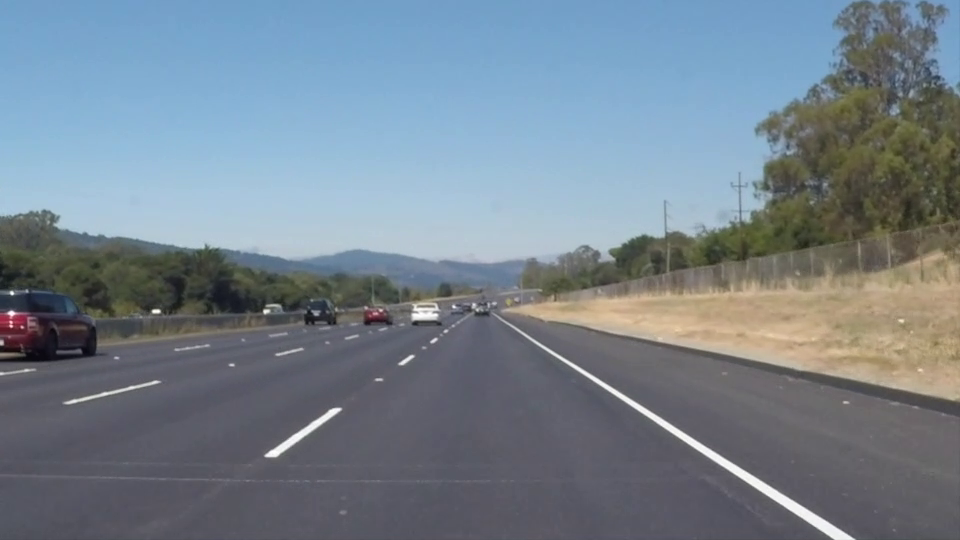
#> input picture frame 22 of Testing_data/solidWhiteRight.mp4, 960 x 540 px, given in place of solidYellowLeft.mp4, which was not available
$ python Advance_Project.py
#> lines starting #> are read from the running program, lines starting #| are printed output that depends on the picture; after the words box and inside, x2 and y2 are one past the last pixel; in counts of white or black regions, pixels touching at a corner belong together; pictures that were not available may be replaced by others from this repository, and a replacement may not be noted
# Importing Statements
# importing Open CV Library
import cv2
# importing Numpy Library
import numpy as np
# importing stats from Scipy Library for implementing Linear Regression
from scipy import stats
# <-------------------------------------------------------------------------------------------------->
# importing Video File Stored in Testing_data folder with OPENCV
lane_video = cv2.VideoCapture('./Testing_data/solidYellowLeft.mp4')
if not lane_video.isOpened():
    # Error Handling In case of Corrupted Video
    print("Error In Opening Vide Source File")
while lane_video.isOpened():
    # Splitting Frames Of The Video
    ret, image_of_car = lane_video.read()
#> image_of_car is the input picture: shape (540, 960, 3); mean B, G, R 141.9, 130.7, 117.7
    if ret:
# def hello():
        # image_of_car: None = cv2.imread('./Testing_data/solidYellowLeft.jpg')
        # Making Copy Of original frame of video to be user later onn
        original_image = np.copy(image_of_car)
        # converting the RGB image to Grayscale with OPENCV function
        image_of_car = cv2.cvtColor(image_of_car, cv2.COLOR_RGB2GRAY)
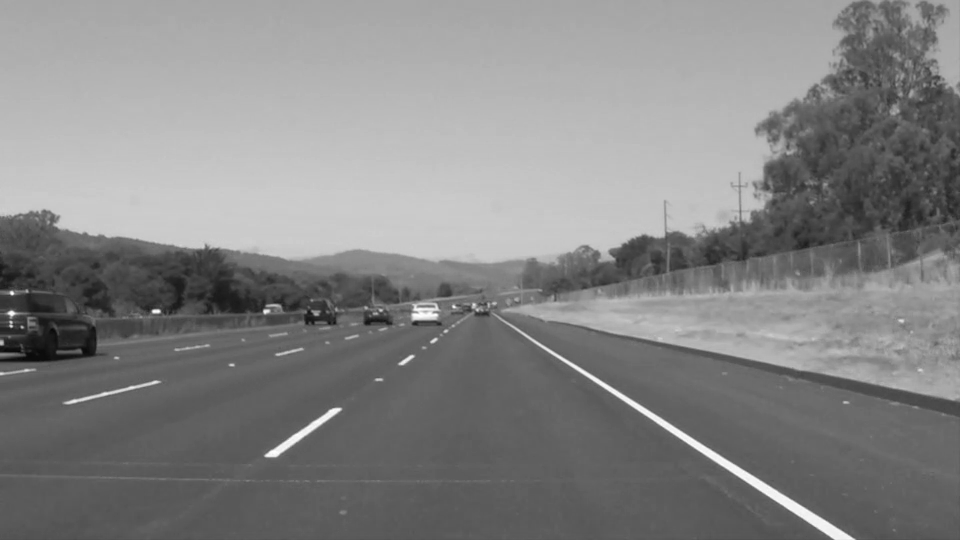
#> image_of_car: shape (540, 960); min 6, max 255, mean 132.6
        # image_of_car = other_image_of_car[1::]
        # Define a kernel size and apply Gaussian smoothing
        kernel_size = 5
        image_of_car = cv2.GaussianBlur(image_of_car, (kernel_size, kernel_size), 0)
        # Define our parameters for Canny and apply
        low_threshold = 66.67
        high_threshold = 200
        image_of_car = cv2.Canny(image_of_car, low_threshold, high_threshold)
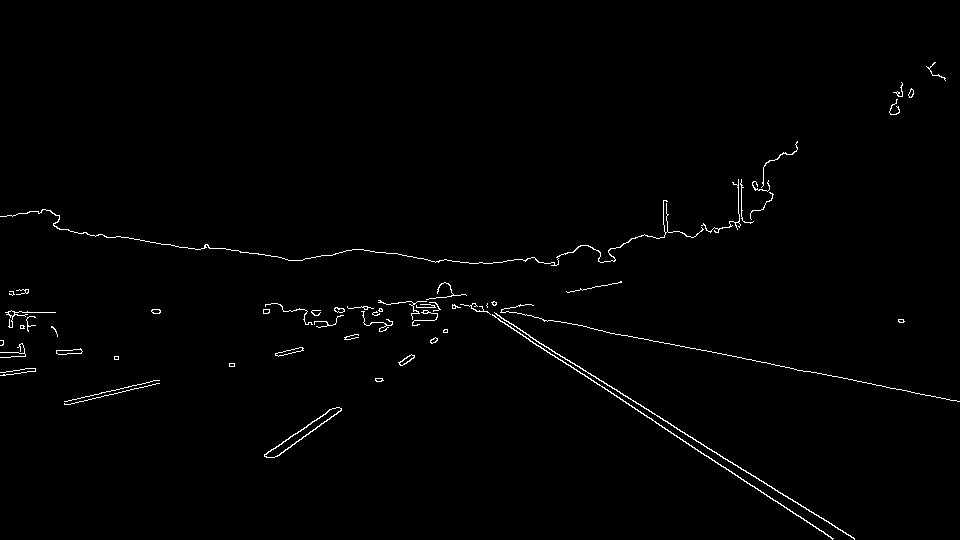
#> image_of_car: shape (540, 960); 0.98% white in thin lines or dots, all inside (x1, y1, x2, y2) = (0, 62, 960, 540)
        # APPLYING MASKING IN LOWER TRIANGLE
        image_of_mask = np.copy(image_of_car)
        image_of_mask[:, :] = 0
#> image_of_mask: shape (540, 960); 0.98% of pixels changed, all inside (x1, y1, x2, y2) = (0, 62, 960, 540)
        a = 960
        b = 540
        pt1 = (0, 540)
        pt2 = (960, 540)
        pt3 = (480, 300)
        triangle_cnt = np.array([pt1, pt2, pt3])
        cv2.drawContours(image_of_mask, [triangle_cnt], 0, (255, 255, 255), -1)
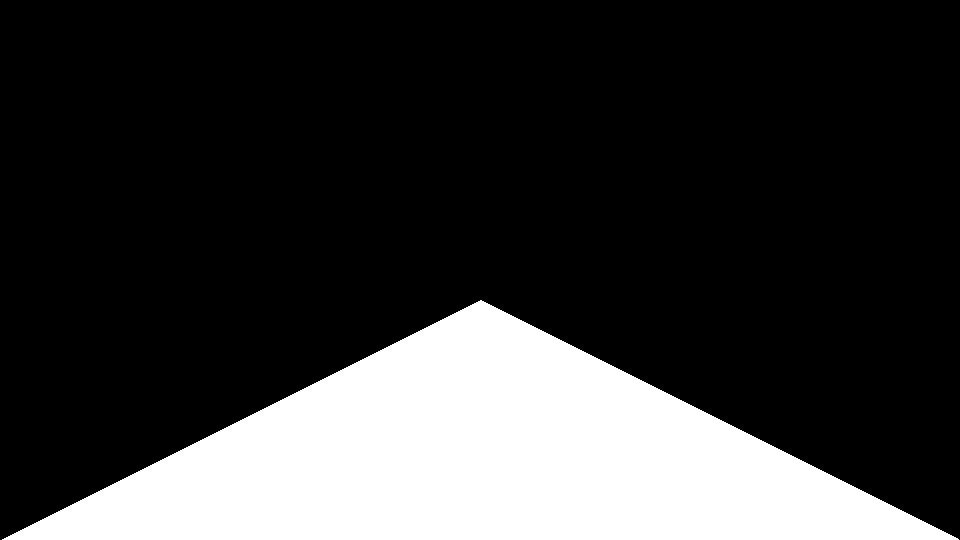
#> image_of_mask: shape (540, 960); 22.2% white; 1 white region, box (x1, y1, x2, y2) and area: (2, 300, 959, 540) 115199
        image_of_car = cv2.bitwise_and(image_of_mask, image_of_car)
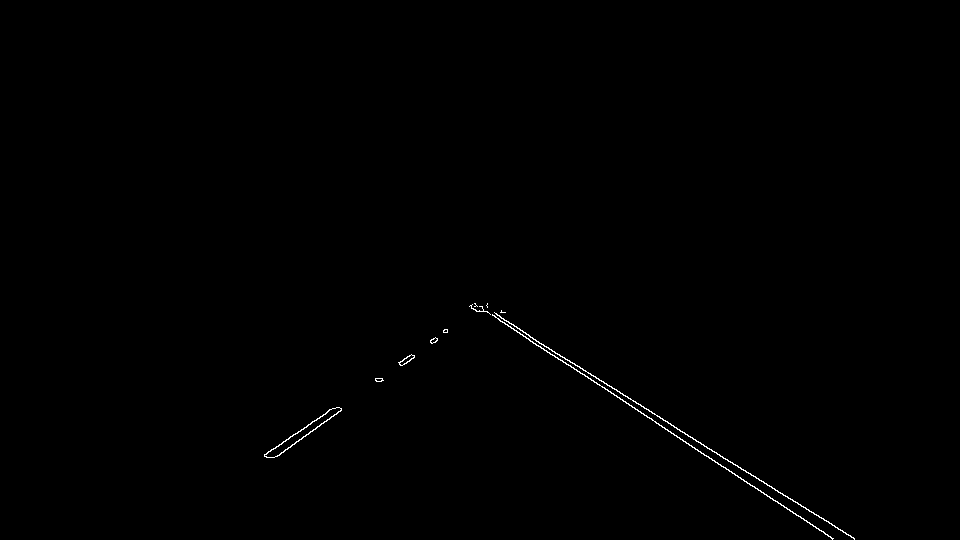
#> image_of_car: shape (540, 960); 0.3% white in thin lines or dots, all inside (x1, y1, x2, y2) = (264, 303, 855, 540)
        # Define the Hough transform parameters
        rho = 1
        theta = np.pi / 180
        threshold = 1
        min_line_length = 10
        max_line_gap = 1
        # Make a blank the same size as our image to draw on
        lane_line_image = np.copy(image_of_car) * 0
        # Finding The Straight lines Using Hough Transform taking min_line_length as 10 and max_line_gap as 1
        lines = cv2.HoughLinesP(image_of_car, rho, theta, threshold, np.array([]), min_line_length, max_line_gap)
#> lines = 32 rows, first 6: [644, 415, 658, 423], [633, 400, 714, 452], [793, 513, 833, 538], [635, 409, 652, 419], [489, 313, 519, 332], [607, 389, 620, 399]
        # Converting Image To BGR from GRAY do apply Create Our Final Image
        lane_line_image = cv2.cvtColor(lane_line_image, cv2.COLOR_GRAY2RGB)
#> lane_line_image: shape (540, 960, 3); every value is 0
        image_of_car1 = cv2.cvtColor(image_of_car, cv2.COLOR_GRAY2RGB)
        # Declaring Variable To Store Coordinates for applying Linear Regression
        xl, yl, xr, yr = [], [], [], []
        # Iterate over the output "lines" and draw lines on the blank
        for line in lines:
            # Dividing The image into two parts for both left and right lane
            for x1, y1, x2, y2 in line:
                if x1 >= a/2:
                    xr.append(x1)
                    yr.append(y1)
                else:
                    xl.append(x1)
                    yl.append(y1)
                if x2 >= a/2:
                    xr.append(x2)
                    yr.append(y2)
                else:
                    xl.append(x2)
                    yl.append(y2)
#> this loop made 32 passes
#> line on passes 1 to 12: [[644, 415, 658, 423]], [[633, 400, 714, 452]], [[793, 513, 833, 538]], [[635, 409, 652, 419]], [[489, 313, 519, 332]], [[607, 389, 620, 399]], [[803, 507, 828, 521]], [[682, 439, 709, 458]], [[746, 471, 785, 496]], [[744, 481, 762, 492]], [[273, 449, 297, 432]], [[536, 340, 567, 360]]
#> after the loop, xl = [273, 297, 315, 338, 294, 317, 399, 411, 301, 320, 279, 295]; xr = 52 values, max 853 at index 43, min 489 at index 8, mean 677.5; yl = [449, 432, 429, 411, 444, 426, 363, 354, 430, 417, 455, 442]; yr = 52 values, max 538 at index 5, min 313 at index 8, mean 432.2

        # Applying Linear Regression And Finding Initial and Final Coordinates Of both lane markings
        res1 = stats.linregress(xl, yl)
#> res1 = (-0.724, 652.5, -0.991, 3.49e-10, 0.0301)
        res2 = stats.linregress(xr, yr)
#> res2 = (0.627, 7.28, 0.998, 1.53e-61, 0.00564)
        # # FOR LANE NO 1
        li = 310*np.sin(np.arctan(res1.slope))
#> li = -181.8
        q = 310*np.cos(np.arctan(res1.slope))
#> q = 251.1
        x_start1 = (540 - res1.intercept) / res1.slope
#> x_start1 = 155.5
        y_start1 = 540
        x_end1 = x_start1 + q
#> x_end1 = 406.6
        y_end1 = y_start1 + li
#> y_end1 = 358.2
        # # FOR LANE NO 2
        li = 310*np.sin(np.arctan(res2.slope))
#> li = 164.7
        q = 310*np.cos(np.arctan(res2.slope))
#> q = 262.6
        x_start = (540 - res2.intercept) / res2.slope
#> x_start = 849.4
        y_start = 540
        x_end = x_start - q
#> x_end = 586.8
        y_end = y_start - li
#> y_end = 375.3
        # src = np.float32(
        #     [
        #         [y_start1, x_start1],
        #         [y_end1, x_end1],
        #         [y_start, x_start],
        #         [y_end, x_end]
        #     ]
        # )
        # dist = np.float32(
        #     [
        #         [y_start1, x_start1],
        #         [y_start1 - 310, x_start1],
        #         [y_start1, x_start1 + 400],
        #         [y_start1 - 310, x_start1 + 400]
        #     ]
        # )
        src = np.float32(
            [
                [x_start1, y_start1],
                [x_end1, y_end1],
                [x_start, y_start],
                [x_end, y_end]
            ]
        )
#> src = [[155.5, 540], [406.6, 358.2], [849.4, 540], [586.8, 375.3]]
        dist = np.float32(
            [
                [x_start1, y_start1],
                [x_start1, y_start1 - 310],
                [x_start1 + 400, y_start1],
                [x_start1 + 400, y_start1 - 310]
            ]
        )
#> dist = [[155.5, 540], [155.5, 230], [555.5, 540], [555.5, 230]]
        img_size = {original_image.shape[1], original_image.shape[0]}
        M = cv2.getPerspectiveTransform(src, dist)
#> M = [[-0.356, -1.23, 548.1], [0.276, -2.61, 765.4], [0.000511, -0.00405, 1]]
        warped = cv2.warpPerspective(original_image, M, tuple(img_size), flags=cv2.INTER_LINEAR)
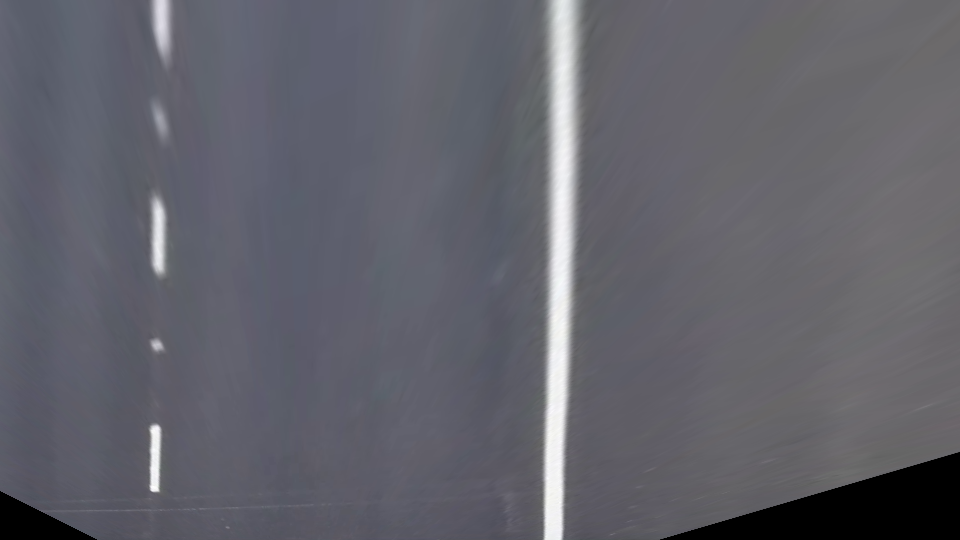
#> warped: shape (540, 960, 3); mean B, G, R 106.9, 98.3, 98.1
        cv2.imshow('frame', warped)
        cv2.waitKey(0)

    else:
        break

$ run again, starting later in the video
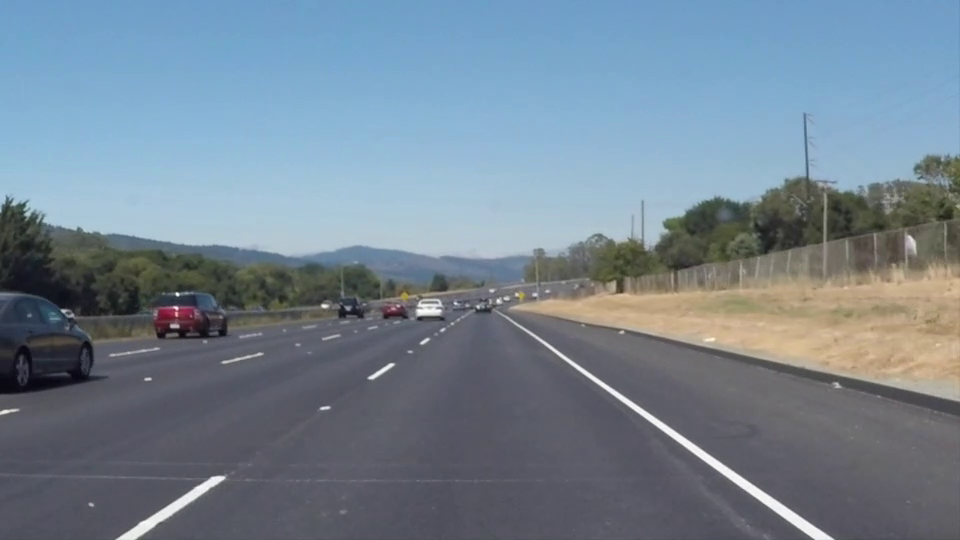
#> input picture frame 99 of Testing_data/solidWhiteRight.mp4, 960 x 540 px, given in place of solidYellowLeft.mp4, which was not available
#> image_of_car is the input picture: shape (540, 960, 3); mean B, G, R 146, 132.3, 116.7
#> `image_of_car = cv2.bitwise_and(image_of_mask, image_of_car)`:
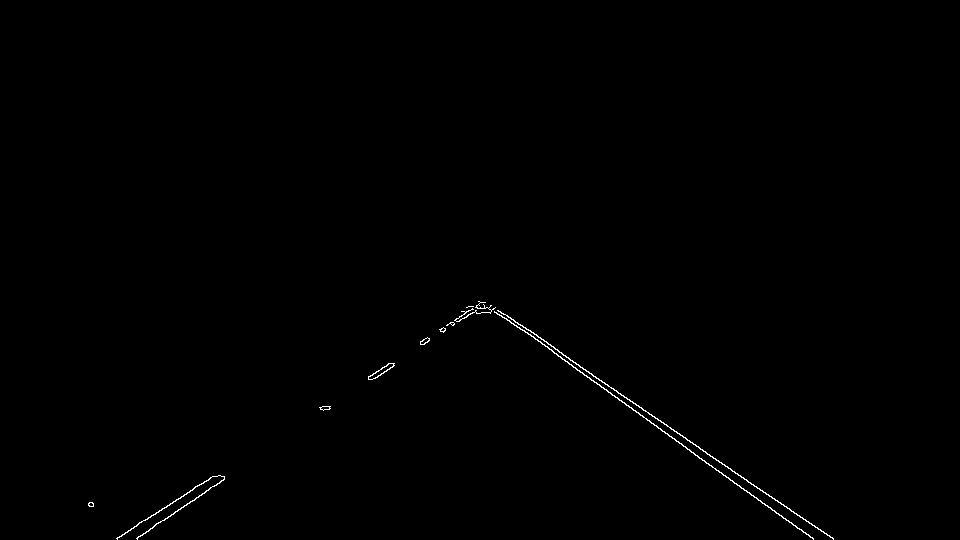
#> image_of_car: shape (540, 960); 0.34% white in thin lines or dots, all inside (x1, y1, x2, y2) = (88, 301, 834, 540)
#> lines = 36 rows, first 6: [504, 317, 528, 334], [703, 451, 715, 458], [528, 329, 562, 353], [821, 531, 833, 538], [715, 469, 740, 486], [458, 321, 472, 312]
#> lane_line_image: shape (540, 960, 3); every value is 0
#> the loop `for line in lines:` made 36 passes
#> after the loop `for line in lines:`: xl = [458, 472, 162, 194, 184, 224, 127, 143, 158, 179, 210, 220, 372, 383, 455, 472, 383, 394]; xr = 54 values, max 833 at index 7, min 502 at index 48, mean 669; yl = [321, 312, 509, 488, 506, 478, 532, 520, 523, 509, 477, 475, 375, 367, 320, 308, 373, 365]; yr = 54 values, max 538 at index 7, min 316 at index 48, mean 431
#> res1 = (-0.653, 619.2, -0.999, 5.58e-22, 0.00849)
#> res2 = (0.7, -37.05, 0.998, 1.79e-63, 0.0063)
#> `li = 310*np.sin(np.arctan(res1.slope))`: li = -169.4
#> `q = 310*np.cos(np.arctan(res1.slope))`: q = 259.6
#> x_start1 = 121.3
#> x_end1 = 380.9
#> y_end1 = 370.6
#> `li = 310*np.sin(np.arctan(res2.slope))`: li = 177.7
#> `q = 310*np.cos(np.arctan(res2.slope))`: q = 254
#> x_start = 824.8
#> x_end = 570.8
#> y_end = 362.3
#> src = [[121.3, 540], [380.9, 370.6], [824.8, 540], [570.8, 362.3]]
#> dist = [[121.3, 540], [121.3, 230], [521.3, 540], [521.3, 230]]
#> M = [[-0.464, -1.04, 541], [-0.0969, -1.97, 724.6], [-0.000179, -0.00302, 1]]
#> `warped = cv2.warpPerspective(original_image, M, tuple(img_size), flags..`:
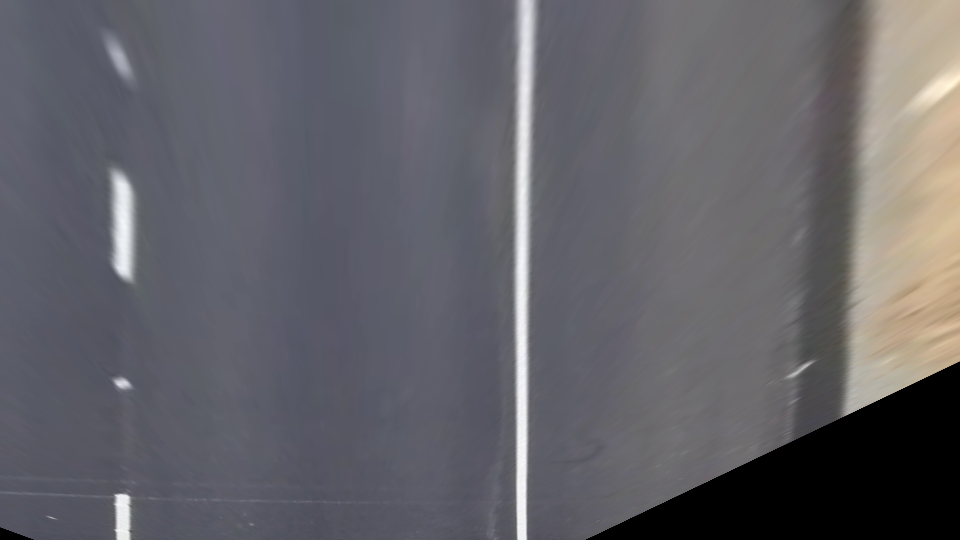
#> warped: shape (540, 960, 3); mean B, G, R 104.3, 98.3, 99.3

$ run again, starting later in the video
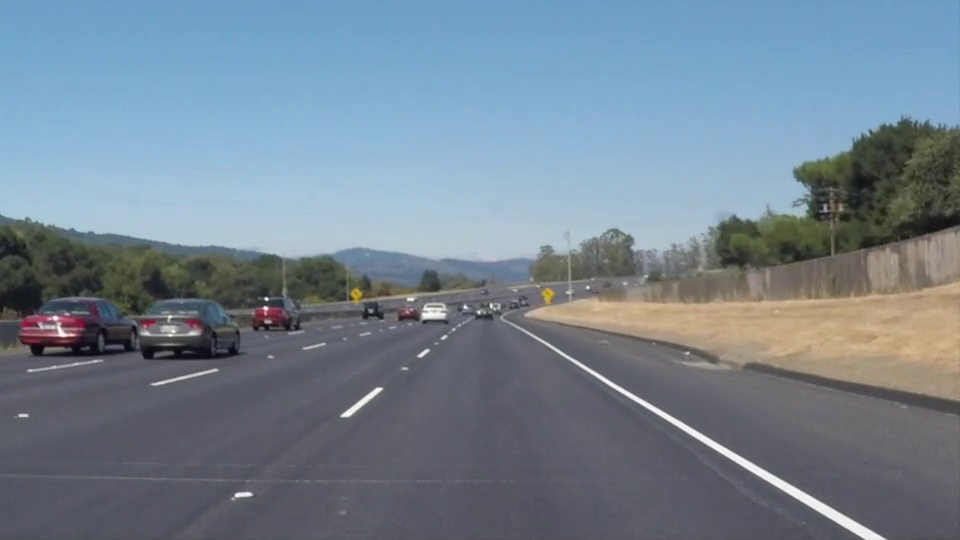
#> input picture frame 176 of Testing_data/solidWhiteRight.mp4, 960 x 540 px, given in place of solidYellowLeft.mp4, which was not available
#> image_of_car is the input picture: shape (540, 960, 3); mean B, G, R 145.2, 131.6, 116.5
#> `image_of_car = cv2.bitwise_and(image_of_mask, image_of_car)`:
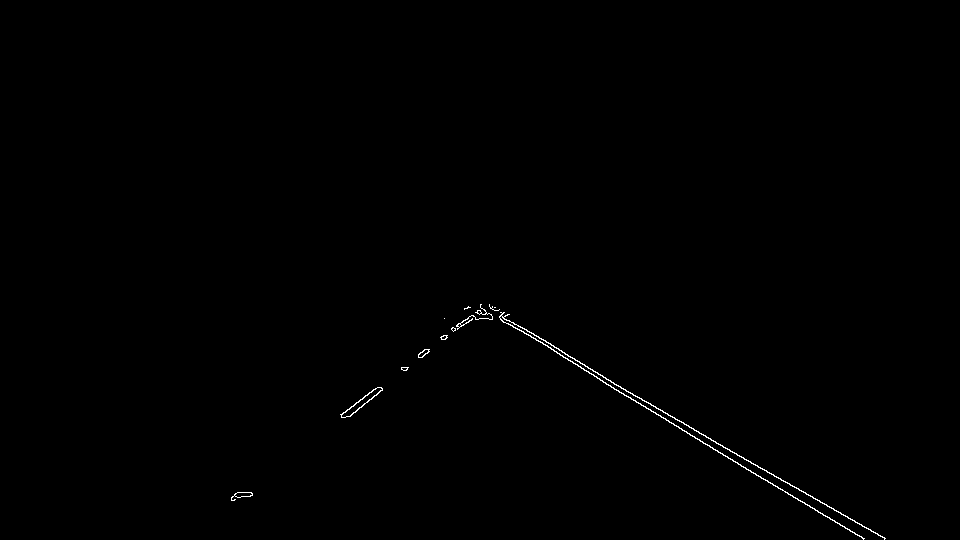
#> image_of_car: shape (540, 960); 0.32% white in thin lines or dots, all inside (x1, y1, x2, y2) = (231, 304, 886, 540)
#> lines = 31 rows, first 6: [805, 504, 844, 526], [581, 368, 602, 380], [565, 354, 715, 441], [799, 490, 847, 516], [855, 522, 877, 533], [509, 320, 529, 332]
#> lane_line_image: shape (540, 960, 3); every value is 0
#> the loop `for line in lines:` made 31 passes
#> after the loop `for line in lines:`: xl = [345, 360, 241, 251, 353, 367, 367, 382]; xr = 54 values, max 877 at index 9, min 504 at index 22, mean 698.2; yl = [412, 399, 492, 492, 406, 394, 402, 389]; yr = 54 values, max 533 at index 9, min 320 at index 10, mean 434.9
#> res1 = (-0.779, 682.8, -0.996, 1.41e-07, 0.0279)
#> res2 = (0.586, 26.04, 0.998, 6.3e-64, 0.00517)
#> `li = 310*np.sin(np.arctan(res1.slope))`: li = -190.5
#> `q = 310*np.cos(np.arctan(res1.slope))`: q = 244.6
#> x_start1 = 183.4
#> x_end1 = 427.9
#> y_end1 = 349.5
#> `li = 310*np.sin(np.arctan(res2.slope))`: li = 156.6
#> `q = 310*np.cos(np.arctan(res2.slope))`: q = 267.5
#> x_start = 877.8
#> x_end = 610.2
#> y_end = 383.4
#> src = [[183.4, 540], [427.9, 349.5], [877.8, 540], [610.2, 383.4]]
#> dist = [[183.4, 540], [183.4, 230], [583.4, 540], [583.4, 230]]
#> M = [[-0.184, -1.48, 543.1], [0.668, -3.26, 787.6], [0.00124, -0.00518, 1]]
#> `warped = cv2.warpPerspective(original_image, M, tuple(img_size), flags..`:
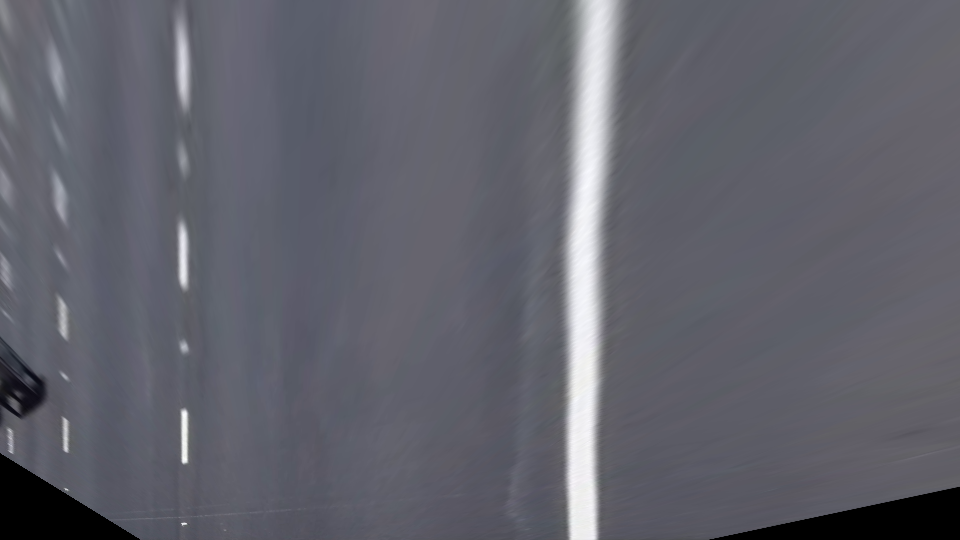
#> warped: shape (540, 960, 3); mean B, G, R 107.9, 98.4, 97.7
